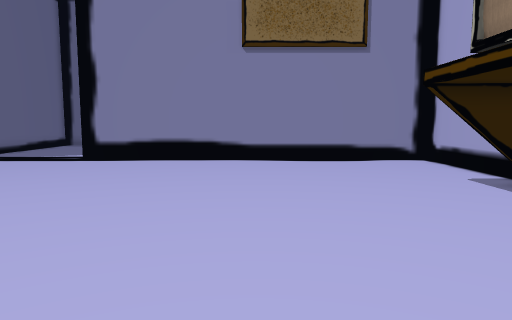
View 1 (above)

13 first-person views from a walk through a Unity game level. The camera is 1.5 m above the floor, tilts 6° down and sees 70° across. The floor is counted in squares, 1 m on a side. Each view is taken from the middle of a square. On the plan, view 1 faces up. The plan holds only what a view shows up to about 16 squares ahead; the rest is blank. Some surface patterns are stand-ins.

View 2
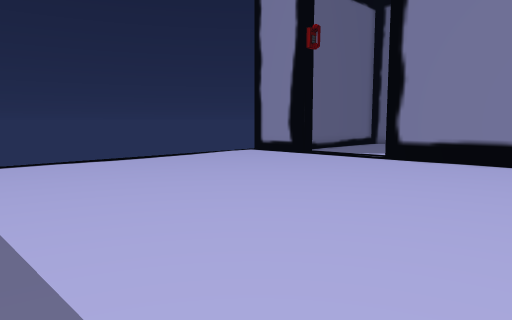

View 3
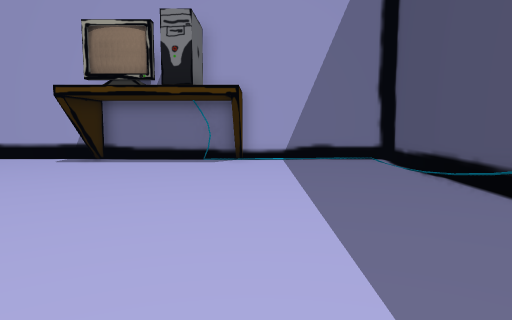

View 4
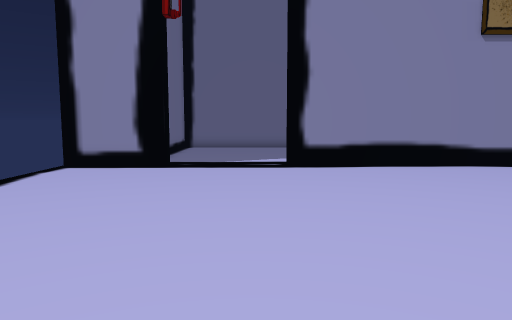

View 5
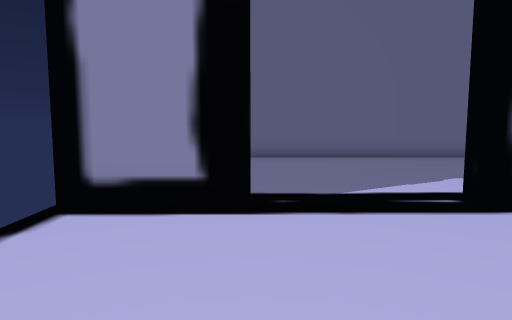

View 6
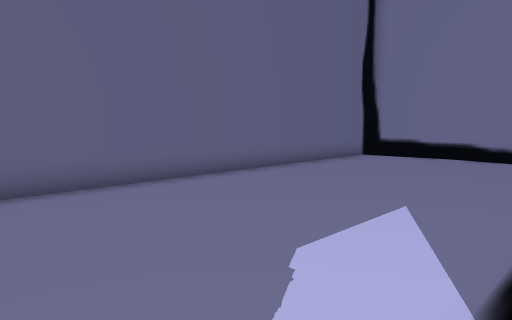

View 7
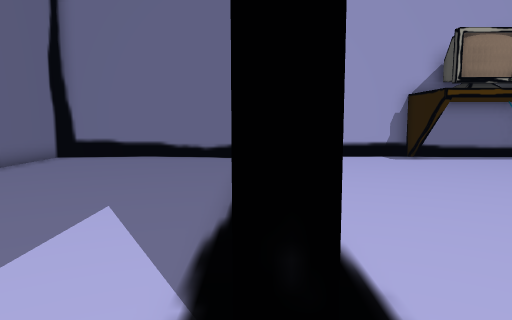

View 8
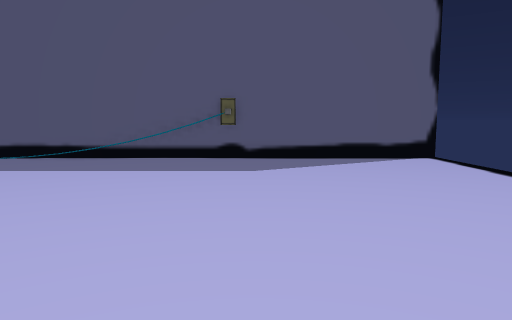

View 9
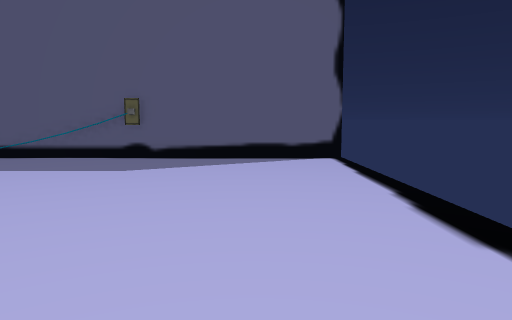

View 10
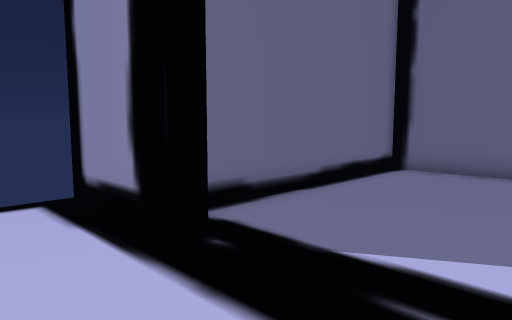

View 11
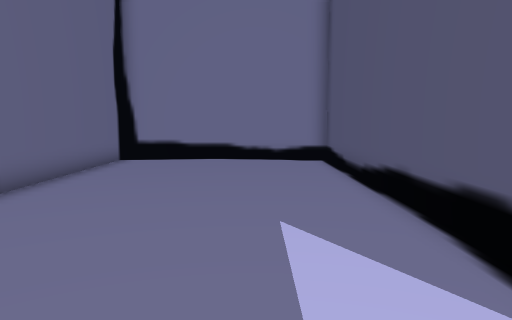

View 12
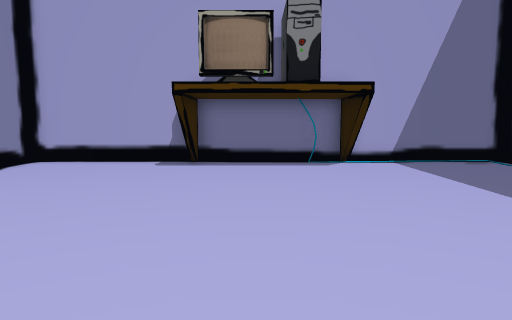

View 13
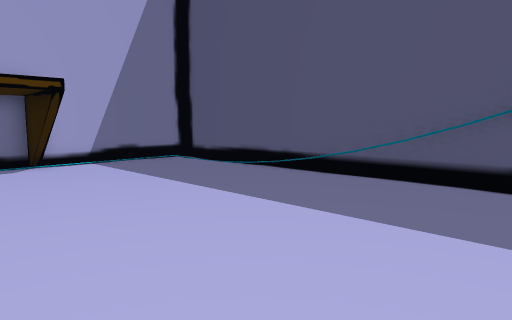

### Floor plan
Points are (right, up) in squares from view 1. A wall is a line through its corners. A room is listed if a view was taken in it or the views show most of it. See-through windows are left out.
Room 1 (views 1, 2, 3, 4, 5, 6, 7, 8, 9, 10, 11, 12, 13)
walls: (-4, 15.1) (6.9, 15.1) (6.9, 23); (-11, 14.5) (-14.2, 14.5); (-11.1, 15.2) (-11.1, 14.8); (6.9, 8.4) (6.9, 14.5); (6.5, 14.5) (-6.6, 14.5); (-5.2, -3.3) (-3.1, -3.3); (-5.3, -3.4) (-3.1, -3); (-6.2, -3.3) (-5.5, -3.3); (6.9, 2.8) (6.9, 8.2); (-14.8, -3.5) (6.9, -3.5) (6.9, 2.6); (-12.2, 23.4) (-12.2, 15.9); (6.4, 23.3) (-11.9, 23.3)
low walls: (-3.2, -3) (-0.5, -3.1); (-3.2, -3.3) (-0.6, -3)
objects: other object (5, 3) to (6, 3); other object (5, 8) to (6, 8)

Where each view was taken, in squares from view 1:
view 1: 0 up, 0 right, facing up
view 2: 0 up, 0 right, facing up-left
view 3: 2 up, 8 left, facing right
view 4: 2 up, 8 left, facing up
view 5: 8 up, 11 left, facing up
view 6: 15 up, 9 left, facing up-right
view 7: 15 up, 9 left, facing right
view 8: 12 up, 7 left, facing down
view 9: 12 up, 11 left, facing down
view 10: 12 up, 7 left, facing up-left
view 11: 18 up, 8 left, facing right
view 12: 6 up, 7 left, facing right
view 13: 6 up, 7 left, facing down-right
